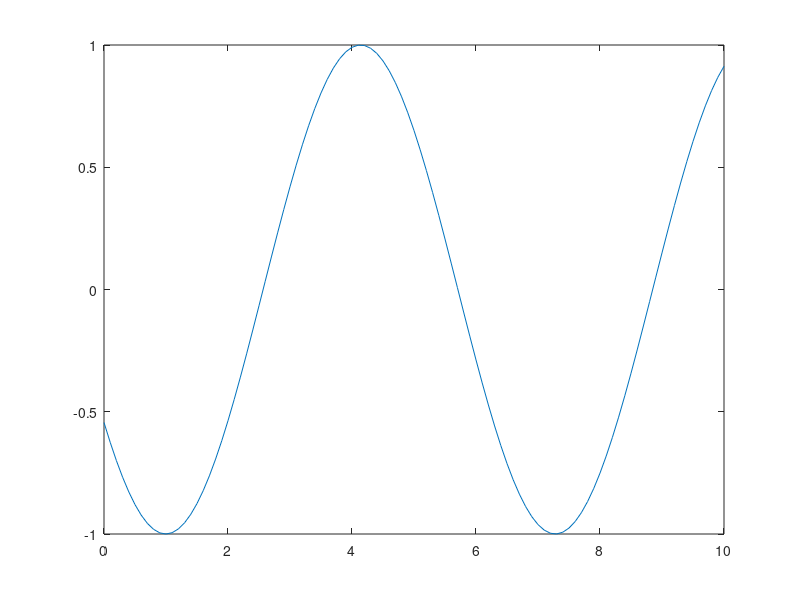

Here is the MATLAB script that generated this plot:
x = 0:0.1:10;
y = sin (x);
plot (x, y, "ydatasource", "y");
for i = 1 : 100
  pause (0.1);
  y = sin (x + 0.1*i);
  refreshdata ();
endfor